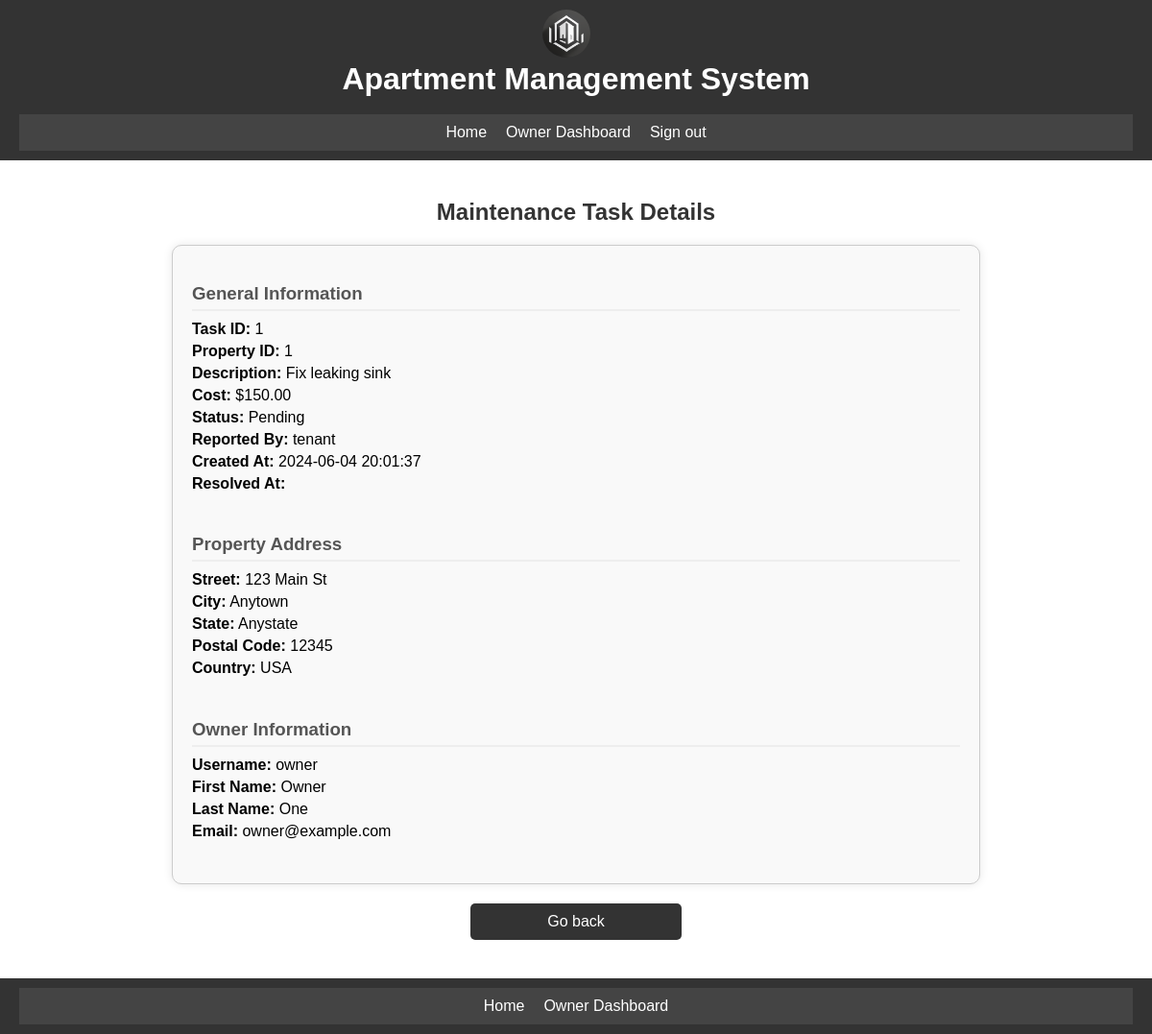
The app's page /maintenance/task_details.php?task_id=1 (signed in) with its own data.
### tables this page shows
CREATE TABLE `MaintenanceTasks` (
  `task_id` int PRIMARY KEY AUTO_INCREMENT,
  `property_id` int,
  `description` text NOT NULL,
  `cost` decimal(10,2),
  `status_id` int,
  `reported_by` int,
  `created_at` datetime NOT NULL,
  `resolved_at` datetime
);

CREATE TABLE `MaintenanceStatuses` (
  `status_id` int PRIMARY KEY AUTO_INCREMENT,
  `status_name` varchar(50) NOT NULL
);

CREATE TABLE `Users` (
  `user_id` int PRIMARY KEY AUTO_INCREMENT,
  `username` varchar(255) UNIQUE NOT NULL,
  `password_hash` varchar(255) NOT NULL,
  `email` varchar(255) UNIQUE NOT NULL
);

CREATE TABLE `Addresses` (
  `address_id` int PRIMARY KEY AUTO_INCREMENT,
  `street` varchar(255) NOT NULL,
  `city` varchar(255) NOT NULL,
  `state` varchar(255) NOT NULL,
  `postal_code` varchar(255) NOT NULL,
  `country` varchar(255) NOT NULL
);

CREATE TABLE `UserDetails` (
  `detail_id` int PRIMARY KEY AUTO_INCREMENT,
  `user_id` int,
  `first_name` varchar(50) NOT NULL,
  `last_name` varchar(50) NOT NULL,
  `phone_number` varchar(12),
  `address` text
);

### includes/functions.php (called while the page is built, shortened)
<?php
function check_user_role($conn, $user_id, $role) {
    $table = '';
    if ($role === 'administrator') {
        $table = 'Administrators';
    } elseif ($role === 'owner') {
        $table = 'Owners';
    } elseif ($role === 'tenant') {
        $table = 'Tenants';
    }
    if ($table) {
        $sql = "SELECT * FROM $table WHERE user_id='$user_id'";
        $result = $conn->query($sql);
        if ($result->num_rows > 0) {
            return true;
        }
    }
    return false;
}
?>

### maintenance/task_details.php (the view, shortened to what this page needs)
<?php
include($_SERVER['DOCUMENT_ROOT'] . '/ApartmentManagement/auth.php');
include($_SERVER['DOCUMENT_ROOT'] . '/ApartmentManagement/includes/db.php');
include($_SERVER['DOCUMENT_ROOT'] . '/ApartmentManagement/includes/functions.php');
$task_id = intval($_GET['task_id']);
$user_id = $_SESSION['user_id'];
$is_admin = check_user_role($conn, $user_id, 'administrator');
$is_owner = check_user_role($conn, $user_id, 'owner');
$is_tenant = check_user_role($conn, $user_id, 'tenant');
$stmt = $conn->prepare("
    SELECT mt.task_id, mt.property_id, mt.description, mt.cost, mt.status_id, mt.reported_by, mt.created_at, mt.resolved_at,
           p.owner_id,
           a.street, a.city, a.state, a.postal_code, a.country,
           pt.type_name,
           u.username AS owner_username, u.email AS owner_email,
           ud.first_name AS owner_first_name, ud.last_name AS owner_last_name,
           s.status_name,
           r.username AS reported_by_username
    FROM MaintenanceTasks mt
    JOIN Properties p ON mt.property_id = p.property_id
    JOIN Addresses a ON p.address_id = a.address_id
    JOIN PropertyTypes pt ON p.type_id = pt.type_id
    JOIN Users u ON p.owner_id = u.user_id
    JOIN UserDetails ud ON u.user_id = ud.user_id
    JOIN MaintenanceStatuses s ON mt.status_id = s.status_id
    JOIN Users r ON mt.reported_by = r.user_id
    WHERE mt.task_id = ?
");
$stmt->bind_param("i", $task_id);
$stmt->execute();
$result = $stmt->get_result();
$task = $result->fetch_assoc();
?>
<!DOCTYPE html>
<html lang="en">
<head>
    <link rel="stylesheet" type="text/css" href="/apartmentmanagement/css/styles.css">
</head>
<body>
    <?php include('../includes/header.php'); ?>
    <main>
        <h2>Maintenance Task Details</h2>
        <div class="property-detail">
            <div class="property-section">
                <h3>General Information</h3>
                <p><strong>Task ID:</strong> <?php echo htmlspecialchars($task['task_id']); ?></p>
                <p><strong>Property ID:</strong> <?php echo htmlspecialchars($task['property_id']); ?></p>
                <p><strong>Description:</strong> <?php echo htmlspecialchars($task['description']); ?></p>
                <p><strong>Cost:</strong> $<?php echo htmlspecialchars($task['cost']); ?></p>
                <p><strong>Status:</strong> <?php echo htmlspecialchars($task['status_name']); ?></p>
                <p><strong>Reported By:</strong> <?php echo htmlspecialchars($task['reported_by_username']); ?></p>
                <p><strong>Created At:</strong> <?php echo htmlspecialchars($task['created_at']); ?></p>
                <p><strong>Resolved At:</strong> <?php echo htmlspecialchars($task['resolved_at']); ?></p>
            </div>
            <div class="property-section">
                <h3>Property Address</h3>
                <p><strong>Street:</strong> <?php echo htmlspecialchars($task['street']); ?></p>
                <p><strong>City:</strong> <?php echo htmlspecialchars($task['city']); ?></p>
                <p><strong>State:</strong> <?php echo htmlspecialchars($task['state']); ?></p>
                <p><strong>Postal Code:</strong> <?php echo htmlspecialchars($task['postal_code']); ?></p>
                <p><strong>Country:</strong> <?php echo htmlspecialchars($task['country']); ?></p>
            </div>
            <div class="property-section">
                <h3>Owner Information</h3>
                <p><strong>Username:</strong> <?php echo htmlspecialchars($task['owner_username']); ?></p>
                <p><strong>First Name:</strong> <?php echo htmlspecialchars($task['owner_first_name']); ?></p>
                <p><strong>Last Name:</strong> <?php echo htmlspecialchars($task['owner_last_name']); ?></p>
                <p><strong>Email:</strong> <?php echo htmlspecialchars($task['owner_email']); ?></p>
            </div>
        </div>
        <?php
            $back_link = '/apartmentmanagement/index.php';
            if ($is_admin) {
                $back_link = '/apartmentmanagement/dashboards/administrator_dashboard.php';
            } elseif ($is_tenant) {
                $back_link = '/apartmentmanagement/dashboards/tenant_dashboard.php';
            } elseif ($is_owner) {
                $back_link = '/apartmentmanagement/dashboards/owner_dashboard.php';
            }
        ?>
        <a class="back-button" href="<?php echo $back_link; ?>">Go back</a>
    </main>
    <?php include('../includes/footer.php'); ?>
</body>
</html>

### css/styles.css (style rules this page uses)
html, body { height: 100%; margin: 0; }
body { font-family: Arial, sans-serif; display: flex; flex-direction: column; }
main { padding: 20px; flex: 1; display: flex; flex-direction: column; align-items: center; }
h2 { color: #333; }
.property-detail { background: #f9f9f9; padding: 20px; border: 1px solid #ccc; border-radius: 10px; max-width: 800px; width: 100%; box-shadow: 0 0 10px rgba(0, 0, 0, 0.1); display: flex; flex-direction: column; }
.property-section { margin-bottom: 20px; }
.property-section h3 { margin-bottom: 10px; color: #555; border-bottom: 2px solid #eee; padding-bottom: 5px; }
.property-section p { margin: 5px 0; }
.back-button { display: block; width: 200px; margin: 20px auto; padding: 10px; background-color: #333; color: #fff; text-align: center; text-decoration: none; border-radius: 5px; transition: background-color 0.3s; }

### records on screen
maintenancetasks: task_id "1", property "1", description "Fix leaking sink", cost "150.00", status.status_name "Pending", reported_by.username "tenant", created_at "2024-06-04 20:01:37", addresses.street "123 Main St", addresses.city "Anytown", addresses.state "Anystate", addresses.postal_code "12345", addresses.country "USA", users.username "owner", userdetails.first_name "Owner", userdetails.last_name "One", users.email "owner@example.com"
